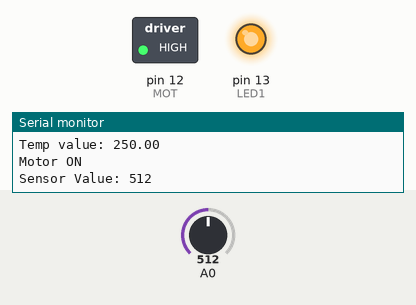
Simulated run of this sketch. Board: Arduino Uno, built with avr-gcc and run on an emulated ATmega328P. Shown: switched loads named in the sketch (green lamp = pin HIGH), output pins drawn as LEDs (lit = HIGH), the last lines printed to the serial monitor. Dashed ring = blinking. The inputs (shaded band) are chosen by the test bench; at power-on: A0 = 512.

Above: at 6.8 s.
6.9 s: A0 set to 54
17.2 s: A0 set to 47
At 23.3 s:
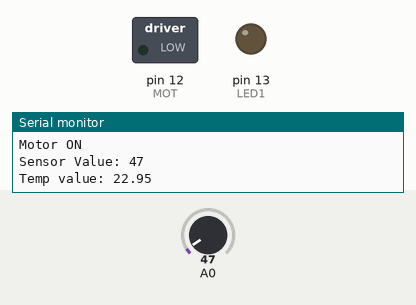
23.9 s: A0 set to 12
30.6 s: A0 set to 9
At 40.4 s:
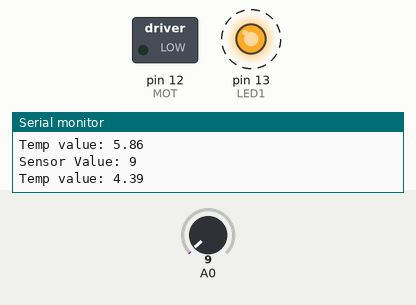
42.5 s: A0 set to 35
At 43.8 s:
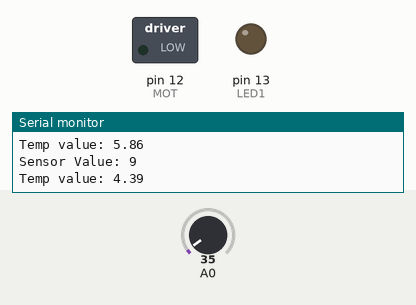
49.2 s: A0 set to 122
At 55.8 s:
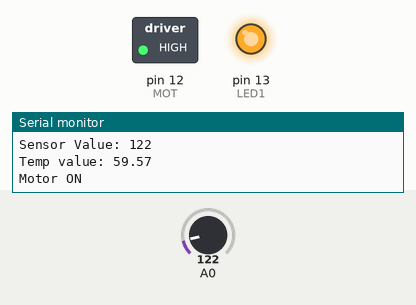
Timing chart, 0 to 57.3 s (numbered marks = the images above; inputs shaded):
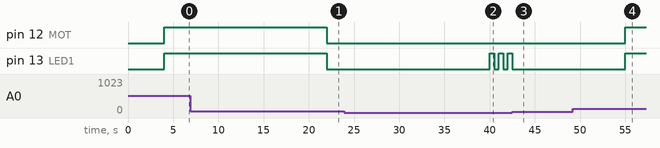

Measured:
- the behaviour switches between 52 and 51 on A0 (found by bisection; images 0 and 1)
- the behaviour switches between 11 and 10 on A0 (found by bisection; images 1 and 2)
- after the input at 17.2 s, pin 12 (MOT), pin 13 (LED1): HIGH → LOW after 4.8 s
- after the input at 30.6 s, pin 13 (LED1): alternates HIGH for 0.50 s and LOW for 0.50 s, starting after 9.4 s
- after the input at 42.5 s, pin 13 (LED1): goes on until 42.5 s, then stays LOW
- after the input at 49.2 s, pin 12 (MOT), pin 13 (LED1): LOW → HIGH after 5.8 s

The sketch:

hello.ino
```cpp
// Sketch C++

/*
    Developer: Anderson
    Sketch description: Control de motor y LED según temperatura
*/

int const LED1 = 13;
int const MOT = 12;
int sensorValue;
float temp;

void setup() {
  pinMode(LED1, OUTPUT);
  pinMode(MOT, OUTPUT);
  Serial.begin(9600);
  Serial.println("### Temperature monitor ###");
}

void loop() {
  sensorValue = analogRead(A0);
  Serial.print("Sensor Value: ");
  Serial.println(sensorValue);
  delay(2000);

  // Convertimos el valor del sensor en temperatura (en grados Celsius)
  temp = (sensorValue * 5.0) / 1024.0 * 100.0;
  Serial.print("Temp value: ");
  Serial.println(temp);
  delay(2000);  // Espera de 2 segundos

  // Validación 1: Si la temperatura es inferior a 5°C, el LED parpadea con retardo de 0.5 segundos
  if (temp < 5) {
    digitalWrite(MOT, LOW);
    while (true) {
      digitalWrite(LED1, HIGH);
      delay(500);
      digitalWrite(LED1, LOW);
      delay(500);
      // Salir del bucle cuando la temperatura suba
      sensorValue = analogRead(A0);
      temp = (sensorValue * 5.0) / 1024.0 * 100.0;
      if (temp >= 5) break;
    }
  }

  // Validación 2: Si la temperatura está entre 6°C y 25°C, apaga el LED (sin intermitencia)
  else if (temp >= 6 && temp <= 25) {
    digitalWrite(LED1, LOW);
    digitalWrite(MOT, LOW);
  }

  // Validación 3: Si la temperatura es mayor a 25°C, enciende el LED y el motor
  else if (temp > 25) {
    digitalWrite(LED1, HIGH);
    digitalWrite(MOT, HIGH);
    Serial.println("Motor ON");
  }

  delay(2000);
}
```
